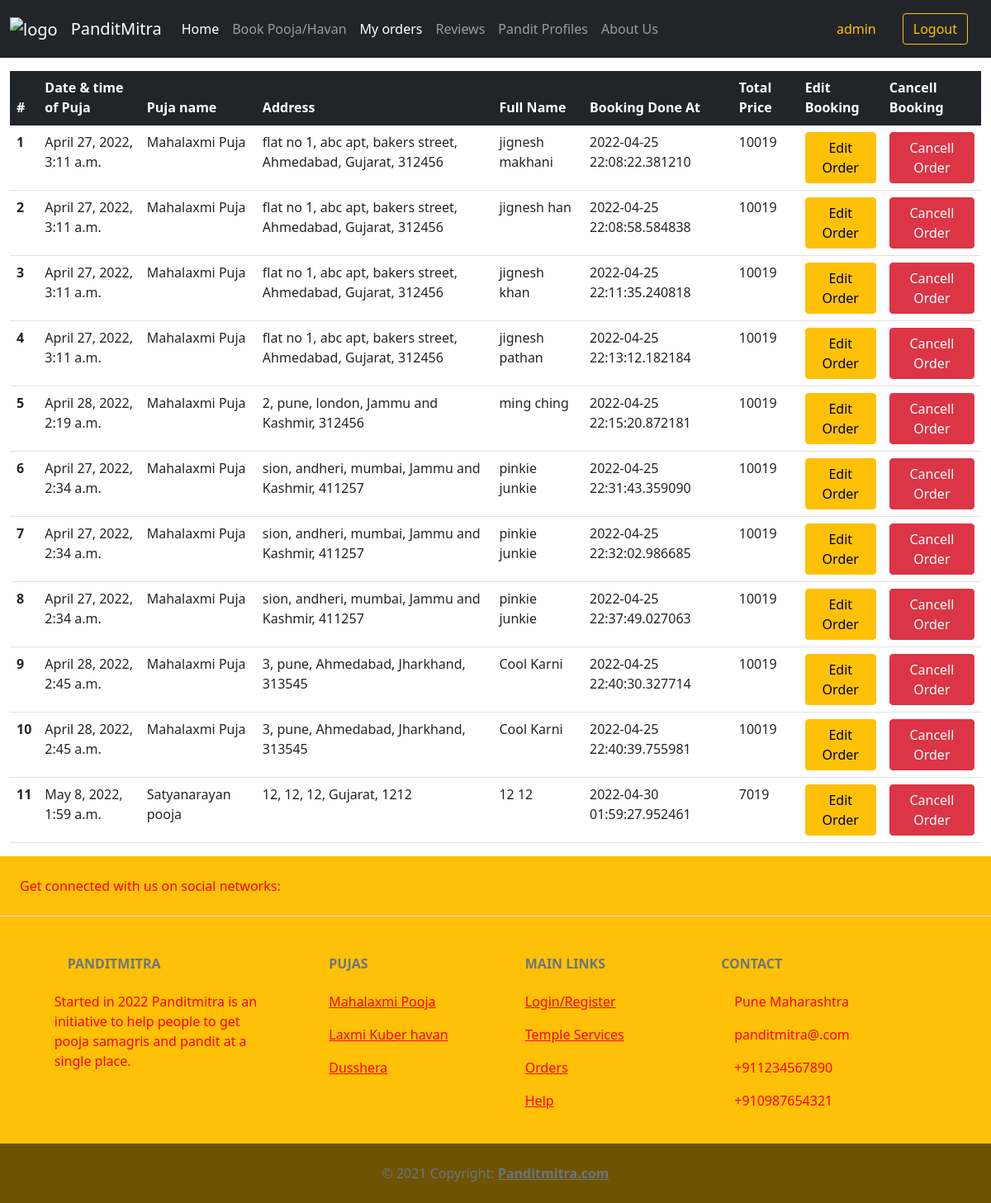
Screenshot of /myOrders/ (signed in) with the database file from the repository.
### main/models.py (models this page shows, shortened)
class Order(models.Model):
    id = models.AutoField(primary_key=True)
    first_name = models.CharField(max_length=50)
    last_name = models.CharField(max_length=50)
    pujaName = models.ForeignKey(Puja, on_delete=models.CASCADE)
    mobile_no = models.CharField(max_length=15)
    email = models.CharField(max_length=50)
    address = models.TextField()
    dateOfPuja = models.DateTimeField()
    total_pay = models.CharField(max_length=50)
    bookingDoneAt = models.CharField(max_length=50)

class Puja(models.Model):
    id = models.AutoField(primary_key=True)
    nameOfPuja = models.CharField(max_length=50, unique=True)
    price = models.IntegerField(default=0, validators=[minMax2])
    panditName = models.CharField(max_length=50, blank=True)
    imageUrl = models.TextField(
        default="https://image.shutterstock.com/image-vector/vector-graphic-illustration-indian-pandit-260nw-1803127855.jpg", null=True, blank=True)
    introText = models.CharField(max_length=200, null=True, blank=True)
    discription = models.TextField(null=True, blank=True)
    def __str__(self):
        return self.nameOfPuja

### main/views.py (the view)
# urls.py: path("myOrders/", views.myOrders, name="myOrders"),
@login_required
def myOrders(request):
    orderList = Order.objects.filter(email=request.user.email)
    return render(request, "myOrders.html", {"orderList": orderList})

### main/templates/myOrders.html (shortened to what this page needs)
<!DOCTYPE html>
<html lang="en">
<head>
    <link href="https://cdn.jsdelivr.net/npm/bootstrap@5.1.3/dist/css/bootstrap.min.css" rel="stylesheet">
</head>
<body>
        <nav class="navbar navbar-expand-lg navbar-dark bg-dark">
            <div class="container-fluid">
              <a class="navbar-brand" href="{% url 'home' %}">
                <img src="https://cdni.iconscout.com/illustration/premium/thumb/pandit-ji-2704960-2252413.png" height="40" width="70" alt="logo">
              </a>
              <a class="navbar-brand" href="{% url 'home' %}">
                PanditMitra
              </a>
              <div class="collapse navbar-collapse" id="navbarSupportedContent">
                <ul class="navbar-nav me-auto mb-2 mb-lg-0">
                  <li class="nav-item">
                    <a class="nav-link active" aria-current="page" href="{% url 'home' %}">Home</a>
                  </li>
                  <li class="nav-item">
                    <a class="nav-link" href="{% url 'book' %}">Book Pooja/Havan</a>
                  </li>
                  <li class="nav-item">
                      <a class="nav-link active" href="{% url 'myOrders' %}">My orders</a>
                  </li>
                  <li class="nav-item">
                    <a class="nav-link" href="{% url 'reviews' %}">Reviews</a>
                  </li>
                  <li class="nav-item">
                    <a class="nav-link" href="{% url 'pandit' %}">Pandit Profiles</a>
                  </li>
                  <li class="nav-item">
                      <a class="nav-link" href="{% url 'aboutUs' %}">About Us</a>
                  </li>
                </ul>
                    <a class="nav-link d-flex">
                      <span class="text-warning" >{{user.username}}</span>
                    </a>
                    <a class="nav-link d-flex" href="{% url 'logout' %}">
                        <button class="btn btn-outline-warning" type="submit">Logout</button>
                    </a>
              </div>
            </div>
          </nav>
        <div class="container-fluid my-3">
            <form method="post" >{% csrf_token %}
                <table class="table table-hover">
                    <thead>
                        <tr class="table-dark ">
                            <th scope="col">#</th>
                            <th scope="col">Date & time of Puja</th>
                            <th scope="col">Puja name</th>
                            <th scope="col">Address</th>
                            <th scope="col">Full Name</th>
                            <th scope="col">Booking Done At</th>
                            <th scope="col">Total Price</th>
                            <th scope="col">Edit Booking</th>
                            <th scope="col">Cancell Booking</th>
                        </tr>
                    </thead>
                    <tbody>
                        {% if orderList %}
                            {% for orders in orderList %}
                            <tr>
                                <th scope="row">{{forloop.counter}}</th>
                                <td>{{orders.dateOfPuja}}</td>
                                <td>{{orders.pujaName}}</td>
                                <td>{{orders.address}}</td>
                                <td>{{orders.first_name}} {{orders.last_name}}</td>
                                <td><span name="myUniqueValue">{{orders.bookingDoneAt}}</span></td>
                                <td>{{orders.total_pay}}</td>
                                <td><a href="{% url 'updateOrders' orders.id %}" type="submit" name="myEditPuja" value="editPuja" class="btn btn-warning">Edit Order</a></td>
                                <td><a href="{% url 'deleteOrders' orders.id %}" name="myCancellPuja" value="cancellPuja" class="btn btn-danger">Cancell Order</a></td>
                            </tr>
                            {% endfor %}
                    </tbody>
                </table>
            </form>
            {% endif %}
        </div>
       <footer class="text-center text-lg-start bg-warning text-muted">
        <section
          class="d-flex justify-content-center justify-content-lg-between p-4 border-bottom"
        >
          <div class="me-5 d-none d-lg-block">
            <span style="color:red;">Get connected with us on social networks:</span>
          </div>
          <div>
          </div>
        </section>
        <section class="">
          <div class="container text-center text-md-start mt-5">
            <div class="row mt-3">
              <div class="col-md-3 col-lg-4 col-xl-3 mx-auto mb-4">
                <h6 class="text-uppercase fw-bold mb-4">
                  Panditmitra
                </h6>
                <p style="color:red;">
                  Started in 2022 Panditmitra is an initiative to help people to get pooja samagris and pandit at a single place.
                </p>
              </div>
              <div class="col-md-2 col-lg-2 col-xl-2 mx-auto mb-4">
                <h6 class="text-uppercase fw-bold mb-4">
                  Pujas
                </h6>
                <p style="color:red;">
                  <a href="#!" class="text-reset">Mahalaxmi Pooja</a>
                </p>
                <p style="color:red;">
                  <a href="#!" class="text-reset">Laxmi Kuber havan</a>
                </p>
                <p style="color:red;">
                  <a href="#!" class="text-reset">Dusshera</a>
                </p>
              </div>
              <div class="col-md-3 col-lg-2 col-xl-2 mx-auto mb-4">
                <h6 class="text-uppercase fw-bold mb-4">
                  Main links
                </h6>
                <p style="color:red;">
                  <a href="#!" class="text-reset">Login/Register</a>
                </p>
                <p style="color:red;">
                  <a href="#!" class="text-reset">Temple Services</a>
                </p>
                <p style="color:red;">
                  <a href="#!" class="text-reset">Orders</a>
                </p>
                <p style="color:red;">
                  <a href="#!" class="text-reset">Help</a>
                </p>
              </div>
              <div class="col-md-4 col-lg-3 col-xl-3 mx-auto mb-md-0 mb-4">
                <h6 class="text-uppercase fw-bold mb-4">
                  Contact
                </h6>
                <p style="color:red;"> Pune Maharashtra</p>
                <p style="color:red;">
                  panditmitra@.com
                </p>
                <p style="color:red;"> +911234567890</p>
                <p style="color:red;"> +910987654321</p>
              </div>
            </div>
          </div>
        </section>
        <div class="text-center p-4" style="background-color: rgba(0, 0, 0, 0.568);">
          © 2021 Copyright:
          <a class="text-reset fw-bold" href="https://panditmitra.com/">Panditmitra.com</a>
        </div>
      </footer>
</body>
</html>

### rows the page displays
Order: dateOfPuja "April 27, 2022, 3:11 a.m.", pujaName "Mahalaxmi Puja", address "flat no 1, abc apt, bakers street, Ahmedabad, Gujarat, 312456", first_name "jignesh", last_name "makhani", bookingDoneAt "2022-04-25 22:08:22.381210", total_pay "10019"
Order: dateOfPuja "April 27, 2022, 3:11 a.m.", pujaName "Mahalaxmi Puja", address "flat no 1, abc apt, bakers street, Ahmedabad, Gujarat, 312456", first_name "jignesh", last_name "han", bookingDoneAt "2022-04-25 22:08:58.584838", total_pay "10019"
Order: dateOfPuja "April 27, 2022, 3:11 a.m.", pujaName "Mahalaxmi Puja", address "flat no 1, abc apt, bakers street, Ahmedabad, Gujarat, 312456", first_name "jignesh", last_name "khan", bookingDoneAt "2022-04-25 22:11:35.240818", total_pay "10019"
Order: dateOfPuja "April 27, 2022, 3:11 a.m.", pujaName "Mahalaxmi Puja", address "flat no 1, abc apt, bakers street, Ahmedabad, Gujarat, 312456", first_name "jignesh", last_name "pathan", bookingDoneAt "2022-04-25 22:13:12.182184", total_pay "10019"
Order: dateOfPuja "April 28, 2022, 2:19 a.m.", pujaName "Mahalaxmi Puja", address "2, pune, london, Jammu and Kashmir, 312456", first_name "ming", last_name "ching", bookingDoneAt "2022-04-25 22:15:20.872181", total_pay "10019"
Order: dateOfPuja "April 27, 2022, 2:34 a.m.", pujaName "Mahalaxmi Puja", address "sion, andheri, mumbai, Jammu and Kashmir, 411257", first_name "pinkie", last_name "junkie", bookingDoneAt "2022-04-25 22:31:43.359090", total_pay "10019"
Order: dateOfPuja "April 27, 2022, 2:34 a.m.", pujaName "Mahalaxmi Puja", address "sion, andheri, mumbai, Jammu and Kashmir, 411257", first_name "pinkie", last_name "junkie", bookingDoneAt "2022-04-25 22:32:02.986685", total_pay "10019"
Order: dateOfPuja "April 27, 2022, 2:34 a.m.", pujaName "Mahalaxmi Puja", address "sion, andheri, mumbai, Jammu and Kashmir, 411257", first_name "pinkie", last_name "junkie", bookingDoneAt "2022-04-25 22:37:49.027063", total_pay "10019"
Order: dateOfPuja "April 28, 2022, 2:45 a.m.", pujaName "Mahalaxmi Puja", address "3, pune, Ahmedabad, Jharkhand, 313545", first_name "Cool", last_name "Karni", bookingDoneAt "2022-04-25 22:40:30.327714", total_pay "10019"
Order: dateOfPuja "April 28, 2022, 2:45 a.m.", pujaName "Mahalaxmi Puja", address "3, pune, Ahmedabad, Jharkhand, 313545", first_name "Cool", last_name "Karni", bookingDoneAt "2022-04-25 22:40:39.755981", total_pay "10019"
Order: dateOfPuja "May 8, 2022, 1:59 a.m.", pujaName "Satyanarayan pooja", address "12, 12, 12, Gujarat, 1212", first_name "12", last_name "12", bookingDoneAt "2022-04-30 01:59:27.952461", total_pay "7019"

### other values shown
{{ user.username }} "admin"
